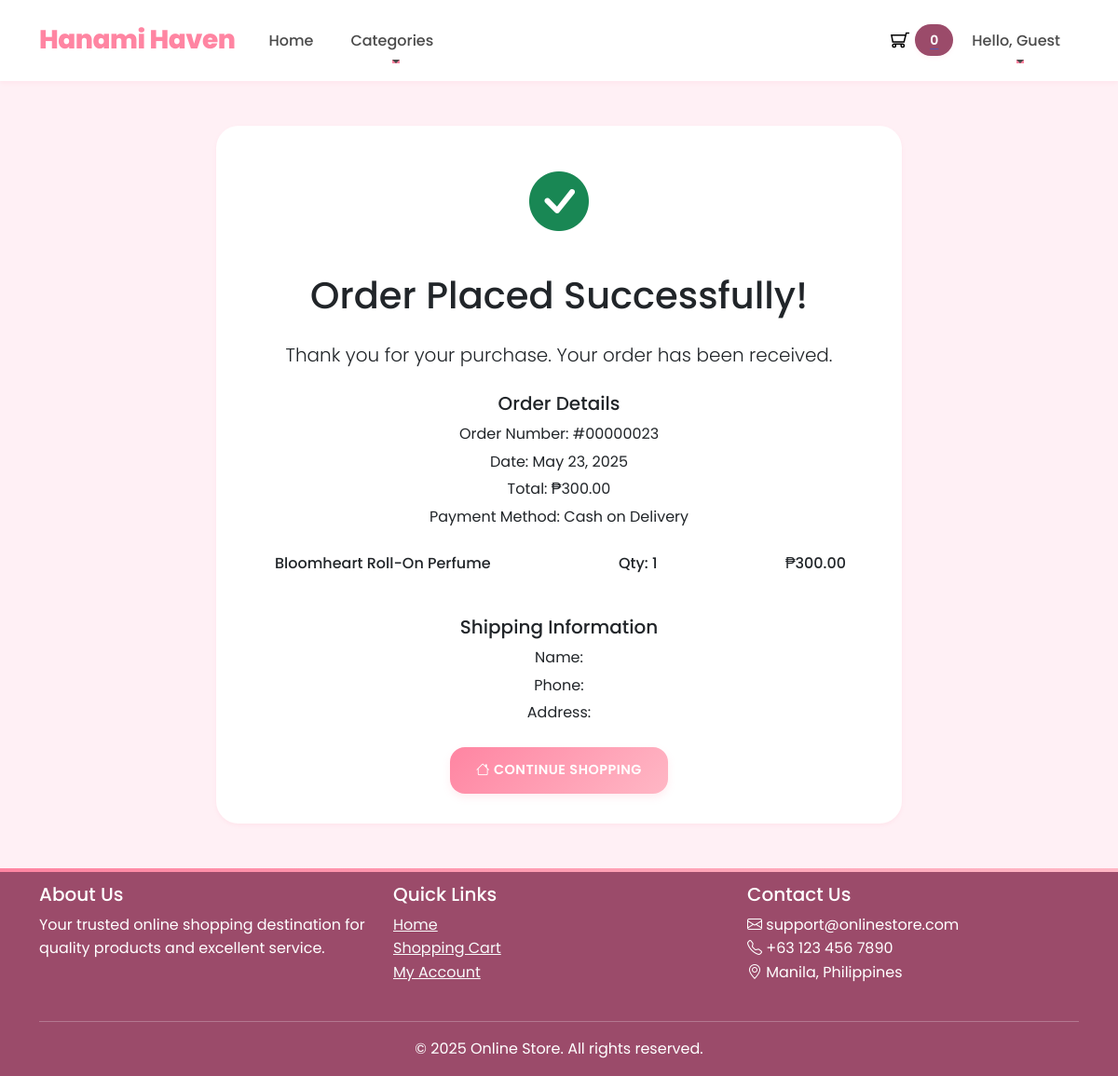
The page /mini-framework-store/order-success.php?id=23 on the database its author committed.
### tables this page shows
CREATE TABLE `orders` (
  `id` int(11) NOT NULL,
  `customer_id` int(11) DEFAULT NULL,
  `total` decimal(10,2) NOT NULL,
  `created_at` datetime DEFAULT NULL,
  `updated_at` datetime DEFAULT NULL
);

CREATE TABLE `order_details` (
  `id` int(11) NOT NULL,
  `order_id` int(11) NOT NULL,
  `product_id` int(11) NOT NULL,
  `quantity` int(11) NOT NULL,
  `price` decimal(10,2) NOT NULL,
  `subtotal` decimal(10,2) NOT NULL
);

CREATE TABLE `products` (
  `id` int(11) NOT NULL,
  `name` varchar(150) NOT NULL,
  `description` text DEFAULT NULL,
  `price` decimal(10,2) NOT NULL,
  `slug` varchar(200) NOT NULL,
  `image_path` varchar(255) DEFAULT NULL,
  `category_id` int(11) DEFAULT NULL,
  `created_at` datetime DEFAULT NULL,
  `updated_at` datetime DEFAULT NULL
);

### mini-framework-store/app/includes/database.php (called while the page is built, shortened)
<?php
class Database {
    private $host = "localhost";
    private $db_name = "e-commerce_sheed";
    private $username = "root";
    private $password = "";
    protected $conn;
    public function __construct() {
        try {
            $this->conn = new \PDO("mysql:host=" . $this->host . ";dbname=" . $this->db_name, $this->username, $this->password);
            $this->conn->setAttribute(\PDO::ATTR_ERRMODE, \PDO::ERRMODE_EXCEPTION);
        } catch (\PDOException $e) {
            die("Connection failed: " . $e->getMessage());
        }
    }
    public function getConnection() {
        return $this->conn;
    }
}

### mini-framework-store/app/models/Order.php (called while the page is built, shortened)
<?php
class Order extends Database
{
    private $db;
    public function __construct()
    {
        $this->db = $this->getConnection();
    }
    public function getOrderDetailsByOrderId($orderId)
    {
        $sql = "SELECT od.*, p.name, p.image_path FROM order_details od JOIN products p ON od.product_id = p.id WHERE od.order_id = :order_id";
        $stmt = $this->db->prepare($sql);
        $stmt->execute([
            'order_id' => $orderId
        ]);
        return $stmt->fetchAll(\PDO::FETCH_ASSOC);
    }
    public function getOrderById($orderId)
    {
        $sql = "SELECT * FROM orders WHERE id = :order_id LIMIT 1";
        $stmt = $this->db->prepare($sql);
        $stmt->execute([
            'order_id' => $orderId
        ]);
        return $stmt->fetch(\PDO::FETCH_ASSOC);
    }
}

### mini-framework-store/order-success.php (the view, shortened to what this page needs)
<?php
$orderId = $_GET['id'];
$orderModel = new Order();
$order = $orderModel->getOrderById($orderId);
$amounLocale = 'en_PH';
$pesoFormatter = new NumberFormatter($amounLocale, NumberFormatter::CURRENCY);
$orderDetails = $orderModel->getOrderDetailsByOrderId($orderId)
?>
<div class="container my-5">
    <div class="row justify-content-center">
        <div class="col-md-8">
            <div class="card">
                <div class="card-body text-center">
                    <div class="mb-4">
                        <i class="bi bi-check-circle-fill text-success" style="font-size: 4rem;"></i>
                    </div>
                    <h1 class="mb-4">Order Placed Successfully!</h1>
                    <p class="lead mb-4">Thank you for your purchase. Your order has been received.</p>
                    <div class="order-details mb-4">
                        <h5>Order Details</h5>
                        <p class="mb-1">Order Number: #<?php echo str_pad($order['id'], 8, '0', STR_PAD_LEFT); ?></p>
                        <p class="mb-1">Date: <?php echo date('F j, Y', strtotime($order['created_at'])); ?></p>
                        <p class="mb-1">Total: <?php echo $pesoFormatter->formatCurrency($order['total'], 'PHP'); ?></p>
                        <p class="mb-1">Payment Method: Cash on Delivery</p>
                        <ul class="list-group text-start">
                        <?php foreach ($orderDetails as $item): ?>
                            <li class="list-group-item d-flex justify-content-between align-items-center">
                                <span><?php echo htmlspecialchars($item['name']); ?></span>
                                <span>Qty: <?php echo $item['quantity']; ?></span>
                                <span>₱<?php echo number_format($item['subtotal'], 2); ?></span>
                            </li>
                        <?php endforeach; ?>
                    </ul>
                    </div>
                    <div class="shipping-details mb-4">
                        <h5>Shipping Information</h5>
                        <?php if ($order['customer_id']): ?>
                            <p class="mb-1">Name: <?php echo $_SESSION['user']['name']; ?></p>
                            <p class="mb-1">Phone: <?php echo $_SESSION['user']['phone']; ?></p>
                            <p class="mb-1">Address: <?php echo $_SESSION['user']['address']; ?></p>
                        <?php else: ?>
                            <p class="mb-1">Name: <?php echo $order['guest_name']; ?></p>
                            <p class="mb-1">Phone: <?php echo $order['guest_phone']; ?></p>
                            <p class="mb-1">Address: <?php echo $order['guest_address']; ?></p>
                        <?php endif; ?>
                    </div>
                    <div class="d-grid gap-2 d-md-flex justify-content-md-center">
                        <a href="index.php" class="btn btn-primary">
                            <i class="bi bi-house"></i> Continue Shopping
                        </a>
                    </div>
                </div>
            </div>
        </div>
    </div>
</div>

### mini-framework-store/assets/css/styles.css (style rules this page uses)
:root { --primary-color: #FF85A2; --secondary-color: #FFB7C5; --accent-color: #9B4B6A; --bg-light: #FFF0F5; --bg-white: #FFFFFF; --bg-gradient: linear-gradient(135deg, #FF85A2 0%, #FFB7C5 100%); --bg-gradient-hover: linear-gradient(135deg, #FFB7C5 0%, #FF85A2 100%); --text-dark: #4A4A4A; --text-light: #8E8E8E; --text-white: #FFFFFF; --success-color: #88B04B; --warning-color: #FFB7C5; --error-color: #FF6B6B; --border-color: #FFE4E9; --shadow-sm: 0 2px 4px rgba(255, 133, 162, 0.1); --shadow-md: 0 4px 8px rgba(255, 133, 162, 0.15); --shadow-lg: 0 8px 16px rgba(255, 133, 162, 0.2); --shadow-xl: 0 12px 24px rgba(255, 133, 162, 0.25); }
body { background-color: var(--bg-light); color: var(--text-dark); font-family: 'Poppins', sans-serif; line-height: 1.6; overflow-x: hidden; }
.card { border: none; border-radius: 1.5rem; box-shadow: var(--shadow-sm); transition: all 0.4s cubic-bezier(0.4, 0, 0.2, 1); overflow: hidden; background-color: var(--bg-white); }
.card-body { padding: 2rem; }
.btn { padding: 0.875rem 1.75rem; font-weight: 600; border-radius: 1rem; transition: all 0.4s cubic-bezier(0.4, 0, 0.2, 1); text-transform: uppercase; letter-spacing: 0.5px; font-size: 0.9rem; }
.btn-primary { background: var(--bg-gradient) !important; border: none !important; box-shadow: var(--shadow-md); }
.list-group-item { border: none; padding: 1.25rem 1.75rem; font-weight: 500; transition: all 0.3s ease; border-left: 3px solid transparent; }

### rows shown on the page
orders: id "00000023", created_at "May 23, 2025", total "₱300.00"
order_details: product.name "Bloomheart Roll-On Perfume", quantity "1", subtotal "300.00"

### other values the page prints
$cartCount "0"
